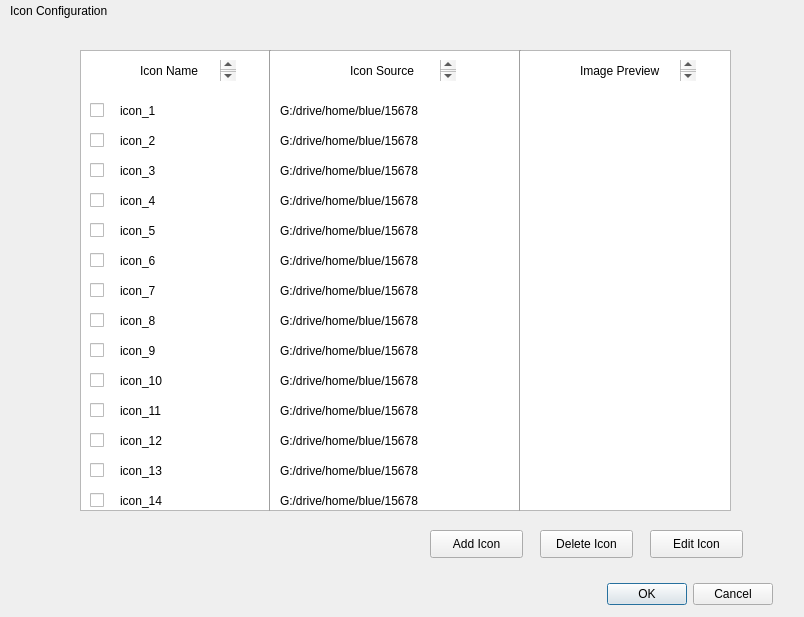
<?xml version="1.0" encoding="UTF-8"?>
<ui version="4.0">
 <class>IconConfiguration</class>
 <widget class="QWidget" name="IconConfiguration">
  <property name="geometry">
   <rect>
    <x>0</x>
    <y>0</y>
    <width>804</width>
    <height>617</height>
   </rect>
  </property>
  <property name="windowTitle">
   <string>Form</string>
  </property>
  <widget class="QListWidget" name="listWidget">
   <property name="geometry">
    <rect>
     <x>80</x>
     <y>50</y>
     <width>651</width>
     <height>461</height>
    </rect>
   </property>
  </widget>
  <widget class="QDialogButtonBox" name="buttonBox">
   <property name="geometry">
    <rect>
     <x>580</x>
     <y>580</y>
     <width>193</width>
     <height>28</height>
    </rect>
   </property>
   <property name="standardButtons">
    <set>QDialogButtonBox::Cancel|QDialogButtonBox::Ok</set>
   </property>
  </widget>
  <widget class="QPushButton" name="pushButton">
   <property name="geometry">
    <rect>
     <x>650</x>
     <y>530</y>
     <width>93</width>
     <height>28</height>
    </rect>
   </property>
   <property name="text">
    <string>Edit Icon</string>
   </property>
  </widget>
  <widget class="QPushButton" name="pushButton_3">
   <property name="geometry">
    <rect>
     <x>430</x>
     <y>530</y>
     <width>93</width>
     <height>28</height>
    </rect>
   </property>
   <property name="text">
    <string>Add Icon</string>
   </property>
  </widget>
  <widget class="QPushButton" name="pushButton_2">
   <property name="geometry">
    <rect>
     <x>540</x>
     <y>530</y>
     <width>93</width>
     <height>28</height>
    </rect>
   </property>
   <property name="text">
    <string>Delete Icon</string>
   </property>
  </widget>
  <widget class="QLabel" name="label">
   <property name="geometry">
    <rect>
     <x>10</x>
     <y>0</y>
     <width>131</width>
     <height>21</height>
    </rect>
   </property>
   <property name="text">
    <string>Icon Configuration</string>
   </property>
  </widget>
  <widget class="Line" name="line">
   <property name="geometry">
    <rect>
     <x>260</x>
     <y>50</y>
     <width>20</width>
     <height>461</height>
    </rect>
   </property>
   <property name="orientation">
    <enum>Qt::Vertical</enum>
   </property>
  </widget>
  <widget class="QCheckBox" name="checkBox_4">
   <property name="geometry">
    <rect>
     <x>90</x>
     <y>220</y>
     <width>81</width>
     <height>20</height>
    </rect>
   </property>
   <property name="text">
    <string/>
   </property>
  </widget>
  <widget class="QCheckBox" name="checkBox">
   <property name="geometry">
    <rect>
     <x>90</x>
     <y>130</y>
     <width>81</width>
     <height>20</height>
    </rect>
   </property>
   <property name="text">
    <string/>
   </property>
  </widget>
  <widget class="QCheckBox" name="checkBox_3">
   <property name="geometry">
    <rect>
     <x>90</x>
     <y>190</y>
     <width>81</width>
     <height>20</height>
    </rect>
   </property>
   <property name="text">
    <string/>
   </property>
  </widget>
  <widget class="QCheckBox" name="checkBox_12">
   <property name="geometry">
    <rect>
     <x>90</x>
     <y>100</y>
     <width>81</width>
     <height>20</height>
    </rect>
   </property>
   <property name="text">
    <string/>
   </property>
  </widget>
  <widget class="QCheckBox" name="checkBox_5">
   <property name="geometry">
    <rect>
     <x>90</x>
     <y>250</y>
     <width>81</width>
     <height>20</height>
    </rect>
   </property>
   <property name="text">
    <string/>
   </property>
  </widget>
  <widget class="QCheckBox" name="checkBox_2">
   <property name="geometry">
    <rect>
     <x>90</x>
     <y>160</y>
     <width>81</width>
     <height>20</height>
    </rect>
   </property>
   <property name="text">
    <string/>
   </property>
  </widget>
  <widget class="QCheckBox" name="checkBox_6">
   <property name="geometry">
    <rect>
     <x>90</x>
     <y>400</y>
     <width>81</width>
     <height>20</height>
    </rect>
   </property>
   <property name="text">
    <string/>
   </property>
  </widget>
  <widget class="QCheckBox" name="checkBox_7">
   <property name="geometry">
    <rect>
     <x>90</x>
     <y>310</y>
     <width>81</width>
     <height>20</height>
    </rect>
   </property>
   <property name="text">
    <string/>
   </property>
  </widget>
  <widget class="QCheckBox" name="checkBox_8">
   <property name="geometry">
    <rect>
     <x>90</x>
     <y>370</y>
     <width>81</width>
     <height>20</height>
    </rect>
   </property>
   <property name="text">
    <string/>
   </property>
  </widget>
  <widget class="QCheckBox" name="checkBox_13">
   <property name="geometry">
    <rect>
     <x>90</x>
     <y>280</y>
     <width>81</width>
     <height>20</height>
    </rect>
   </property>
   <property name="text">
    <string/>
   </property>
  </widget>
  <widget class="QCheckBox" name="checkBox_9">
   <property name="geometry">
    <rect>
     <x>90</x>
     <y>430</y>
     <width>81</width>
     <height>20</height>
    </rect>
   </property>
   <property name="text">
    <string/>
   </property>
  </widget>
  <widget class="QCheckBox" name="checkBox_10">
   <property name="geometry">
    <rect>
     <x>90</x>
     <y>340</y>
     <width>81</width>
     <height>20</height>
    </rect>
   </property>
   <property name="text">
    <string/>
   </property>
  </widget>
  <widget class="Line" name="line_2">
   <property name="geometry">
    <rect>
     <x>510</x>
     <y>50</y>
     <width>20</width>
     <height>461</height>
    </rect>
   </property>
   <property name="orientation">
    <enum>Qt::Vertical</enum>
   </property>
  </widget>
  <widget class="QLabel" name="label_2">
   <property name="geometry">
    <rect>
     <x>140</x>
     <y>60</y>
     <width>131</width>
     <height>21</height>
    </rect>
   </property>
   <property name="text">
    <string>Icon Name</string>
   </property>
   <property name="textFormat">
    <enum>Qt::AutoText</enum>
   </property>
  </widget>
  <widget class="QLabel" name="label_3">
   <property name="geometry">
    <rect>
     <x>350</x>
     <y>60</y>
     <width>131</width>
     <height>21</height>
    </rect>
   </property>
   <property name="text">
    <string>Icon Source</string>
   </property>
   <property name="textFormat">
    <enum>Qt::AutoText</enum>
   </property>
  </widget>
  <widget class="QLabel" name="label_4">
   <property name="geometry">
    <rect>
     <x>580</x>
     <y>60</y>
     <width>131</width>
     <height>21</height>
    </rect>
   </property>
   <property name="text">
    <string>Image Preview</string>
   </property>
   <property name="textFormat">
    <enum>Qt::AutoText</enum>
   </property>
  </widget>
  <widget class="QLabel" name="label_5">
   <property name="geometry">
    <rect>
     <x>120</x>
     <y>100</y>
     <width>131</width>
     <height>21</height>
    </rect>
   </property>
   <property name="text">
    <string>icon_1</string>
   </property>
  </widget>
  <widget class="QLabel" name="label_6">
   <property name="geometry">
    <rect>
     <x>120</x>
     <y>130</y>
     <width>131</width>
     <height>21</height>
    </rect>
   </property>
   <property name="text">
    <string>icon_2</string>
   </property>
  </widget>
  <widget class="QLabel" name="label_7">
   <property name="geometry">
    <rect>
     <x>120</x>
     <y>160</y>
     <width>131</width>
     <height>21</height>
    </rect>
   </property>
   <property name="text">
    <string>icon_3</string>
   </property>
  </widget>
  <widget class="QLabel" name="label_8">
   <property name="geometry">
    <rect>
     <x>120</x>
     <y>190</y>
     <width>131</width>
     <height>21</height>
    </rect>
   </property>
   <property name="text">
    <string>icon_4</string>
   </property>
  </widget>
  <widget class="QLabel" name="label_9">
   <property name="geometry">
    <rect>
     <x>120</x>
     <y>220</y>
     <width>131</width>
     <height>21</height>
    </rect>
   </property>
   <property name="text">
    <string>icon_5</string>
   </property>
  </widget>
  <widget class="QLabel" name="label_10">
   <property name="geometry">
    <rect>
     <x>120</x>
     <y>250</y>
     <width>131</width>
     <height>21</height>
    </rect>
   </property>
   <property name="text">
    <string>icon_6</string>
   </property>
  </widget>
  <widget class="QLabel" name="label_11">
   <property name="geometry">
    <rect>
     <x>120</x>
     <y>280</y>
     <width>131</width>
     <height>21</height>
    </rect>
   </property>
   <property name="text">
    <string>icon_7</string>
   </property>
  </widget>
  <widget class="QLabel" name="label_12">
   <property name="geometry">
    <rect>
     <x>120</x>
     <y>310</y>
     <width>131</width>
     <height>21</height>
    </rect>
   </property>
   <property name="text">
    <string>icon_8</string>
   </property>
  </widget>
  <widget class="QLabel" name="label_13">
   <property name="geometry">
    <rect>
     <x>120</x>
     <y>340</y>
     <width>131</width>
     <height>21</height>
    </rect>
   </property>
   <property name="text">
    <string>icon_9</string>
   </property>
  </widget>
  <widget class="QLabel" name="label_14">
   <property name="geometry">
    <rect>
     <x>120</x>
     <y>370</y>
     <width>131</width>
     <height>21</height>
    </rect>
   </property>
   <property name="text">
    <string>icon_10</string>
   </property>
  </widget>
  <widget class="QLabel" name="label_15">
   <property name="geometry">
    <rect>
     <x>120</x>
     <y>400</y>
     <width>131</width>
     <height>21</height>
    </rect>
   </property>
   <property name="text">
    <string>icon_11</string>
   </property>
  </widget>
  <widget class="QLabel" name="label_16">
   <property name="geometry">
    <rect>
     <x>120</x>
     <y>430</y>
     <width>131</width>
     <height>21</height>
    </rect>
   </property>
   <property name="text">
    <string>icon_12</string>
   </property>
  </widget>
  <widget class="QScrollBar" name="verticalScrollBar">
   <property name="geometry">
    <rect>
     <x>220</x>
     <y>60</y>
     <width>16</width>
     <height>21</height>
    </rect>
   </property>
   <property name="orientation">
    <enum>Qt::Vertical</enum>
   </property>
  </widget>
  <widget class="QScrollBar" name="verticalScrollBar_2">
   <property name="geometry">
    <rect>
     <x>440</x>
     <y>60</y>
     <width>16</width>
     <height>21</height>
    </rect>
   </property>
   <property name="orientation">
    <enum>Qt::Vertical</enum>
   </property>
  </widget>
  <widget class="QScrollBar" name="verticalScrollBar_3">
   <property name="geometry">
    <rect>
     <x>680</x>
     <y>60</y>
     <width>16</width>
     <height>21</height>
    </rect>
   </property>
   <property name="orientation">
    <enum>Qt::Vertical</enum>
   </property>
  </widget>
  <widget class="QCheckBox" name="checkBox_11">
   <property name="geometry">
    <rect>
     <x>90</x>
     <y>460</y>
     <width>81</width>
     <height>20</height>
    </rect>
   </property>
   <property name="text">
    <string/>
   </property>
  </widget>
  <widget class="QLabel" name="label_17">
   <property name="geometry">
    <rect>
     <x>120</x>
     <y>460</y>
     <width>131</width>
     <height>21</height>
    </rect>
   </property>
   <property name="text">
    <string>icon_13</string>
   </property>
  </widget>
  <widget class="QCheckBox" name="checkBox_14">
   <property name="geometry">
    <rect>
     <x>90</x>
     <y>490</y>
     <width>81</width>
     <height>20</height>
    </rect>
   </property>
   <property name="text">
    <string/>
   </property>
  </widget>
  <widget class="QLabel" name="label_18">
   <property name="geometry">
    <rect>
     <x>120</x>
     <y>490</y>
     <width>131</width>
     <height>21</height>
    </rect>
   </property>
   <property name="text">
    <string>icon_14</string>
   </property>
  </widget>
  <widget class="QLabel" name="label_19">
   <property name="geometry">
    <rect>
     <x>280</x>
     <y>100</y>
     <width>221</width>
     <height>21</height>
    </rect>
   </property>
   <property name="text">
    <string>G:/drive/home/blue/15678</string>
   </property>
  </widget>
  <widget class="QLabel" name="label_20">
   <property name="geometry">
    <rect>
     <x>280</x>
     <y>130</y>
     <width>221</width>
     <height>21</height>
    </rect>
   </property>
   <property name="text">
    <string>G:/drive/home/blue/15678</string>
   </property>
  </widget>
  <widget class="QLabel" name="label_21">
   <property name="geometry">
    <rect>
     <x>280</x>
     <y>160</y>
     <width>221</width>
     <height>21</height>
    </rect>
   </property>
   <property name="text">
    <string>G:/drive/home/blue/15678</string>
   </property>
  </widget>
  <widget class="QLabel" name="label_22">
   <property name="geometry">
    <rect>
     <x>280</x>
     <y>190</y>
     <width>221</width>
     <height>21</height>
    </rect>
   </property>
   <property name="text">
    <string>G:/drive/home/blue/15678</string>
   </property>
  </widget>
  <widget class="QLabel" name="label_23">
   <property name="geometry">
    <rect>
     <x>280</x>
     <y>220</y>
     <width>221</width>
     <height>21</height>
    </rect>
   </property>
   <property name="text">
    <string>G:/drive/home/blue/15678</string>
   </property>
  </widget>
  <widget class="QLabel" name="label_24">
   <property name="geometry">
    <rect>
     <x>280</x>
     <y>250</y>
     <width>221</width>
     <height>21</height>
    </rect>
   </property>
   <property name="text">
    <string>G:/drive/home/blue/15678</string>
   </property>
  </widget>
  <widget class="QLabel" name="label_25">
   <property name="geometry">
    <rect>
     <x>280</x>
     <y>280</y>
     <width>221</width>
     <height>21</height>
    </rect>
   </property>
   <property name="text">
    <string>G:/drive/home/blue/15678</string>
   </property>
  </widget>
  <widget class="QLabel" name="label_26">
   <property name="geometry">
    <rect>
     <x>280</x>
     <y>310</y>
     <width>221</width>
     <height>21</height>
    </rect>
   </property>
   <property name="text">
    <string>G:/drive/home/blue/15678</string>
   </property>
  </widget>
  <widget class="QLabel" name="label_27">
   <property name="geometry">
    <rect>
     <x>280</x>
     <y>340</y>
     <width>221</width>
     <height>21</height>
    </rect>
   </property>
   <property name="text">
    <string>G:/drive/home/blue/15678</string>
   </property>
  </widget>
  <widget class="QLabel" name="label_28">
   <property name="geometry">
    <rect>
     <x>280</x>
     <y>370</y>
     <width>221</width>
     <height>21</height>
    </rect>
   </property>
   <property name="text">
    <string>G:/drive/home/blue/15678</string>
   </property>
  </widget>
  <widget class="QLabel" name="label_29">
   <property name="geometry">
    <rect>
     <x>280</x>
     <y>400</y>
     <width>221</width>
     <height>21</height>
    </rect>
   </property>
   <property name="text">
    <string>G:/drive/home/blue/15678</string>
   </property>
  </widget>
  <widget class="QLabel" name="label_30">
   <property name="geometry">
    <rect>
     <x>280</x>
     <y>430</y>
     <width>221</width>
     <height>21</height>
    </rect>
   </property>
   <property name="text">
    <string>G:/drive/home/blue/15678</string>
   </property>
  </widget>
  <widget class="QLabel" name="label_31">
   <property name="geometry">
    <rect>
     <x>280</x>
     <y>460</y>
     <width>221</width>
     <height>21</height>
    </rect>
   </property>
   <property name="text">
    <string>G:/drive/home/blue/15678</string>
   </property>
  </widget>
  <widget class="QLabel" name="label_32">
   <property name="geometry">
    <rect>
     <x>280</x>
     <y>490</y>
     <width>221</width>
     <height>21</height>
    </rect>
   </property>
   <property name="text">
    <string>G:/drive/home/blue/15678</string>
   </property>
  </widget>
  <widget class="QLabel" name="label_33">
   <property name="geometry">
    <rect>
     <x>600</x>
     <y>100</y>
     <width>31</width>
     <height>21</height>
    </rect>
   </property>
   <property name="text">
    <string/>
   </property>
   <property name="pixmap">
    <pixmap>../../../../../Pictures/bulb-curvy-flat.png</pixmap>
   </property>
   <property name="scaledContents">
    <bool>true</bool>
   </property>
   <property name="wordWrap">
    <bool>true</bool>
   </property>
  </widget>
  <widget class="QLabel" name="label_34">
   <property name="geometry">
    <rect>
     <x>600</x>
     <y>130</y>
     <width>31</width>
     <height>21</height>
    </rect>
   </property>
   <property name="text">
    <string/>
   </property>
   <property name="pixmap">
    <pixmap>../../../../../Pictures/2099.png</pixmap>
   </property>
   <property name="scaledContents">
    <bool>true</bool>
   </property>
  </widget>
  <widget class="QLabel" name="label_35">
   <property name="geometry">
    <rect>
     <x>600</x>
     <y>160</y>
     <width>31</width>
     <height>21</height>
    </rect>
   </property>
   <property name="text">
    <string/>
   </property>
   <property name="pixmap">
    <pixmap>../../../../../Pictures/images.png</pixmap>
   </property>
   <property name="scaledContents">
    <bool>true</bool>
   </property>
  </widget>
  <widget class="QLabel" name="label_36">
   <property name="geometry">
    <rect>
     <x>600</x>
     <y>190</y>
     <width>31</width>
     <height>16</height>
    </rect>
   </property>
   <property name="text">
    <string/>
   </property>
   <property name="pixmap">
    <pixmap>../../../../../Pictures/420px-Globe_icon.svg.png</pixmap>
   </property>
   <property name="scaledContents">
    <bool>true</bool>
   </property>
  </widget>
  <widget class="QLabel" name="label_37">
   <property name="geometry">
    <rect>
     <x>600</x>
     <y>220</y>
     <width>31</width>
     <height>21</height>
    </rect>
   </property>
   <property name="text">
    <string/>
   </property>
   <property name="pixmap">
    <pixmap>../../../../../Pictures/2099.png</pixmap>
   </property>
   <property name="scaledContents">
    <bool>true</bool>
   </property>
  </widget>
  <widget class="QLabel" name="label_38">
   <property name="geometry">
    <rect>
     <x>600</x>
     <y>250</y>
     <width>31</width>
     <height>21</height>
    </rect>
   </property>
   <property name="text">
    <string/>
   </property>
   <property name="pixmap">
    <pixmap>../../../../../Pictures/bulb-curvy-flat.png</pixmap>
   </property>
   <property name="scaledContents">
    <bool>true</bool>
   </property>
   <property name="wordWrap">
    <bool>true</bool>
   </property>
  </widget>
  <widget class="QLabel" name="label_39">
   <property name="geometry">
    <rect>
     <x>600</x>
     <y>280</y>
     <width>31</width>
     <height>16</height>
    </rect>
   </property>
   <property name="text">
    <string/>
   </property>
   <property name="pixmap">
    <pixmap>../../../../../Pictures/420px-Globe_icon.svg.png</pixmap>
   </property>
   <property name="scaledContents">
    <bool>true</bool>
   </property>
  </widget>
  <widget class="QLabel" name="label_40">
   <property name="geometry">
    <rect>
     <x>600</x>
     <y>300</y>
     <width>31</width>
     <height>21</height>
    </rect>
   </property>
   <property name="text">
    <string/>
   </property>
   <property name="pixmap">
    <pixmap>../../../../../Pictures/bulb-curvy-flat.png</pixmap>
   </property>
   <property name="scaledContents">
    <bool>true</bool>
   </property>
   <property name="wordWrap">
    <bool>true</bool>
   </property>
  </widget>
  <widget class="QLabel" name="label_41">
   <property name="geometry">
    <rect>
     <x>600</x>
     <y>330</y>
     <width>31</width>
     <height>21</height>
    </rect>
   </property>
   <property name="text">
    <string/>
   </property>
   <property name="pixmap">
    <pixmap>../../../../../Pictures/images.png</pixmap>
   </property>
   <property name="scaledContents">
    <bool>true</bool>
   </property>
  </widget>
  <widget class="QLabel" name="label_42">
   <property name="geometry">
    <rect>
     <x>600</x>
     <y>360</y>
     <width>31</width>
     <height>21</height>
    </rect>
   </property>
   <property name="text">
    <string/>
   </property>
   <property name="pixmap">
    <pixmap>../../../../../Pictures/2099.png</pixmap>
   </property>
   <property name="scaledContents">
    <bool>true</bool>
   </property>
  </widget>
  <widget class="QLabel" name="label_43">
   <property name="geometry">
    <rect>
     <x>600</x>
     <y>390</y>
     <width>31</width>
     <height>16</height>
    </rect>
   </property>
   <property name="text">
    <string/>
   </property>
   <property name="pixmap">
    <pixmap>../../../../../Pictures/420px-Globe_icon.svg.png</pixmap>
   </property>
   <property name="scaledContents">
    <bool>true</bool>
   </property>
  </widget>
  <widget class="QLabel" name="label_44">
   <property name="geometry">
    <rect>
     <x>600</x>
     <y>420</y>
     <width>31</width>
     <height>21</height>
    </rect>
   </property>
   <property name="text">
    <string/>
   </property>
   <property name="pixmap">
    <pixmap>../../../../../Pictures/bulb-curvy-flat.png</pixmap>
   </property>
   <property name="scaledContents">
    <bool>true</bool>
   </property>
   <property name="wordWrap">
    <bool>true</bool>
   </property>
  </widget>
  <widget class="QLabel" name="label_45">
   <property name="geometry">
    <rect>
     <x>600</x>
     <y>450</y>
     <width>31</width>
     <height>21</height>
    </rect>
   </property>
   <property name="text">
    <string/>
   </property>
   <property name="pixmap">
    <pixmap>../../../../../Pictures/2099.png</pixmap>
   </property>
   <property name="scaledContents">
    <bool>true</bool>
   </property>
  </widget>
  <widget class="QLabel" name="label_46">
   <property name="geometry">
    <rect>
     <x>600</x>
     <y>480</y>
     <width>31</width>
     <height>21</height>
    </rect>
   </property>
   <property name="text">
    <string/>
   </property>
   <property name="pixmap">
    <pixmap>../../../../../Pictures/images.png</pixmap>
   </property>
   <property name="scaledContents">
    <bool>true</bool>
   </property>
  </widget>
 </widget>
 <resources/>
 <connections/>
</ui>
